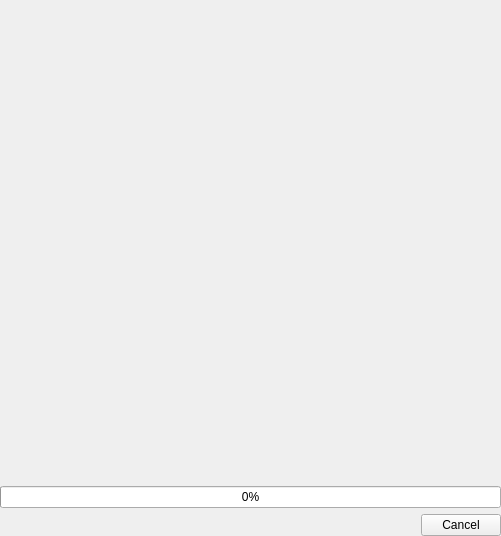
<?xml version="1.0" encoding="UTF-8"?>
<ui version="4.0">
 <class>ProgressPage</class>
 <widget class="QWidget" name="ProgressPage">
  <property name="geometry">
   <rect>
    <x>0</x>
    <y>0</y>
    <width>501</width>
    <height>536</height>
   </rect>
  </property>
  <property name="windowTitle">
   <string>Form</string>
  </property>
  <layout class="QVBoxLayout" name="verticalLayout" stretch="1,0,0,0,0">
   <property name="leftMargin">
    <number>0</number>
   </property>
   <property name="topMargin">
    <number>0</number>
   </property>
   <property name="rightMargin">
    <number>0</number>
   </property>
   <property name="bottomMargin">
    <number>0</number>
   </property>
   <item>
    <widget class="QCustomPlot" name="plot" native="true"/>
   </item>
   <item>
    <spacer name="verticalSpacer">
     <property name="orientation">
      <enum>Qt::Vertical</enum>
     </property>
     <property name="sizeType">
      <enum>QSizePolicy::Fixed</enum>
     </property>
     <property name="sizeHint" stdset="0">
      <size>
       <width>20</width>
       <height>3</height>
      </size>
     </property>
    </spacer>
   </item>
   <item>
    <widget class="RsaToolbox::TimedProgressBar" name="timedProgressBar" native="true"/>
   </item>
   <item>
    <widget class="QProgressBar" name="progressBar">
     <property name="value">
      <number>0</number>
     </property>
    </widget>
   </item>
   <item>
    <widget class="QWidget" name="buttonsWidget" native="true">
     <layout class="QHBoxLayout" name="horizontalLayout" stretch="1,0">
      <property name="leftMargin">
       <number>0</number>
      </property>
      <property name="topMargin">
       <number>0</number>
      </property>
      <property name="rightMargin">
       <number>0</number>
      </property>
      <property name="bottomMargin">
       <number>0</number>
      </property>
      <item>
       <spacer name="horizontalSpacer">
        <property name="orientation">
         <enum>Qt::Horizontal</enum>
        </property>
        <property name="sizeHint" stdset="0">
         <size>
          <width>417</width>
          <height>20</height>
         </size>
        </property>
       </spacer>
      </item>
      <item>
       <widget class="QPushButton" name="pushButton">
        <property name="text">
         <string>Cancel</string>
        </property>
       </widget>
      </item>
     </layout>
    </widget>
   </item>
  </layout>
 </widget>
 <customwidgets>
  <customwidget>
   <class>QCustomPlot</class>
   <extends>QWidget</extends>
   <header>qcustomplot.h</header>
   <container>1</container>
  </customwidget>
  <customwidget>
   <class>RsaToolbox::TimedProgressBar</class>
   <extends>QWidget</extends>
   <header>TimedProgressBar.h</header>
   <container>1</container>
  </customwidget>
 </customwidgets>
 <resources/>
 <connections/>
</ui>
